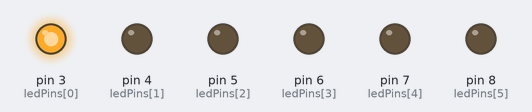
Recording of a sketch running on a simulated Arduino Uno, built with avr-gcc and run on an emulated ATmega328P. Shown: output pins drawn as LEDs (lit = HIGH).

Above: at 0.05 s.
At 0.35 s:
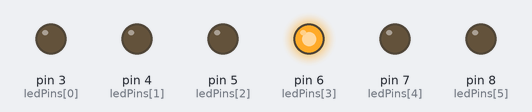
At 0.95 s:
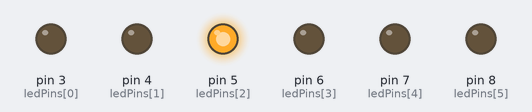
At 1.35 s:
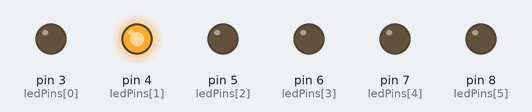
At 1.8 s:
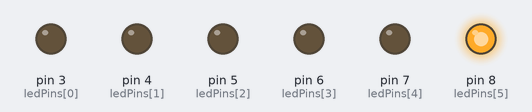
At 2.85 s:
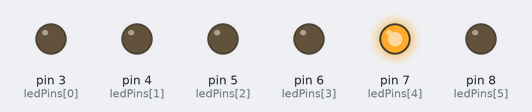
Timing chart, 0 to 3.1 s (numbered marks = the images above):
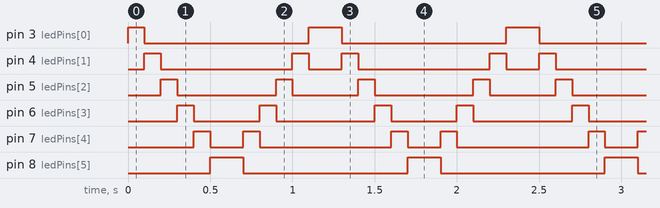

Measured:
- by itself, pin 3 (ledPins[0]): repeats every 1.2 s: LOW 1.0 s, HIGH 0.20 s
- by itself, pin 4 (ledPins[1]): repeats every 1.2 s: LOW 0.80 s, HIGH 0.10 s, LOW 0.20 s, HIGH 0.10 s
- by itself, pin 5 (ledPins[2]): repeats every 1.2 s: LOW 0.60 s, HIGH 0.10 s, LOW 0.40 s, HIGH 0.10 s
- by itself, pin 6 (ledPins[3]): repeats every 1.2 s: LOW 0.40 s, HIGH 0.10 s, LOW 0.60 s, HIGH 0.10 s
- by itself, pin 7 (ledPins[4]): repeats every 1.2 s: LOW 0.20 s, HIGH 0.10 s, LOW 0.80 s, HIGH 0.10 s
- by itself, pin 8 (ledPins[5]): alternates HIGH for 0.20 s and LOW for 1.0 s

The sketch:

3.5.ino
```cpp
int ledPins[]={3,4,5,6,7,8};
int pinCount=6;

void setup() {
  // put your setup code here, to run once:

  for(int thisPin=0; thisPin<pinCount; thisPin++){
    pinMode(ledPins[thisPin],OUTPUT);
  }
}

void loop() {
  // put your main code here, to run repeatedly:

  for(int thisPin=0; thisPin<pinCount; thisPin++){
    digitalWrite(ledPins[thisPin],HIGH);
    delay(100);
    digitalWrite(ledPins[thisPin],LOW);

  }
  for(int thisPin=pinCount-1; thisPin>=0; thisPin--){
    digitalWrite(ledPins[thisPin],HIGH);
    delay(100);
    digitalWrite(ledPins[thisPin],LOW);

  }

}
```
